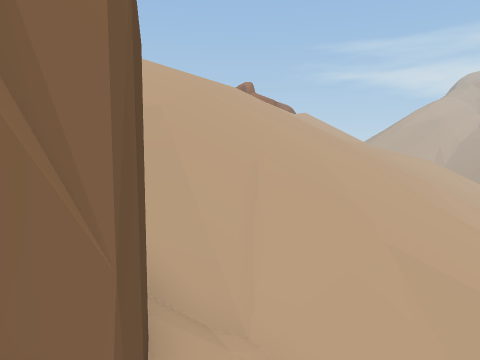
view 1 (above)

17 first-person views from a walk through a Unity game level. The camera is 1.5 m above the floor, tilts 4° down and sees 70° across. Doors are open. The floor is counted in squares, 2 m on a side. Each view is taken from the middle of a square. On the plan, view 1 faces up. The plan holds only what a view shows up to about 11 squares ahead; the rest is blank. The place goes on beyond the plan. The player is left out. Some animated figures are left out. Some surface patterns are stand-ins.

view 2
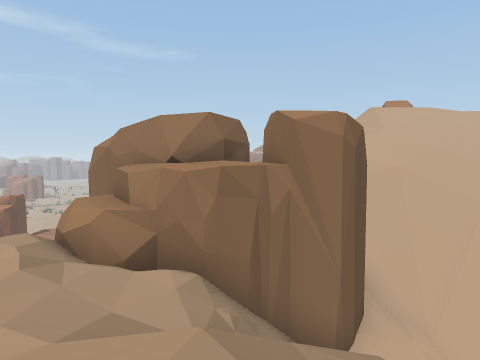

view 3
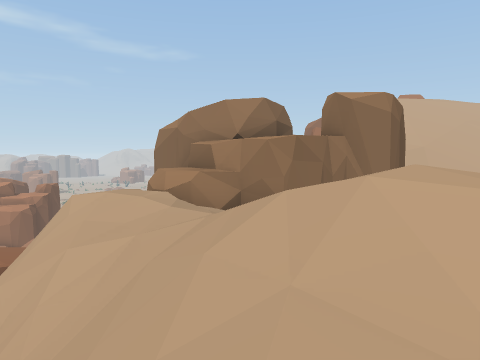

view 4
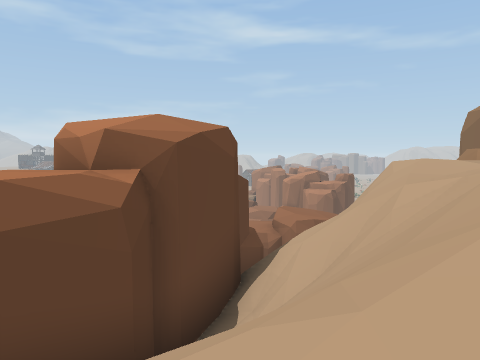

view 5
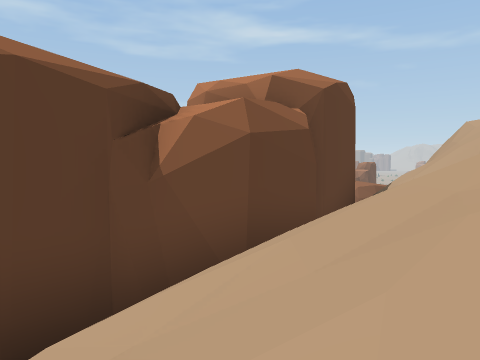

view 6
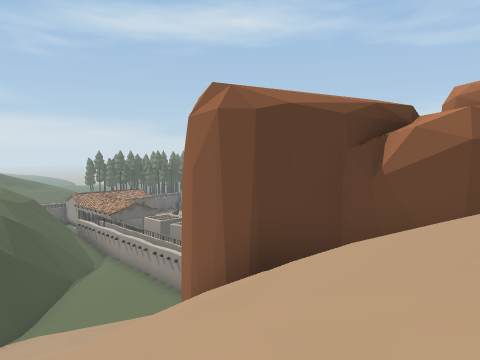

view 7
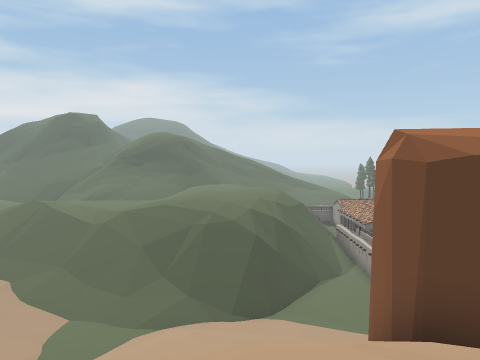

view 8
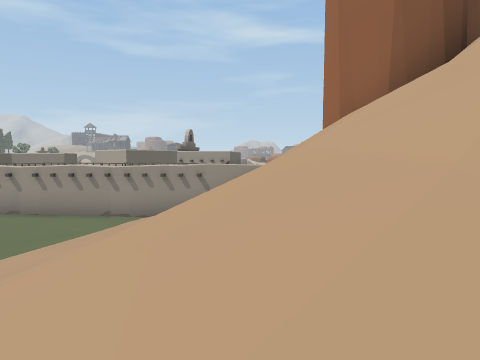

view 9
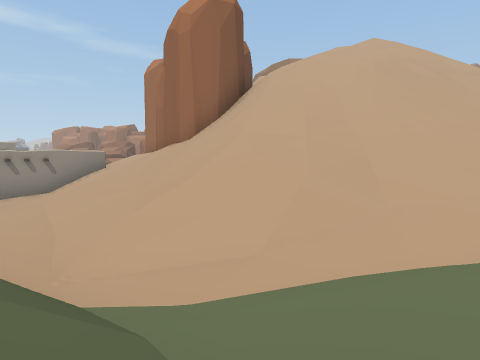

view 10
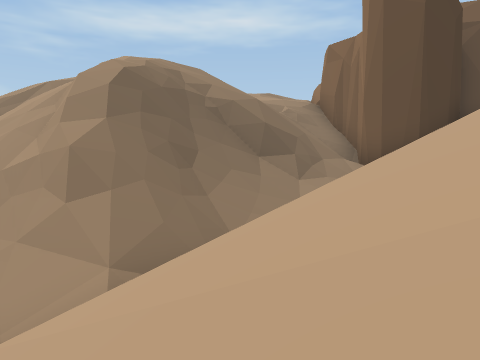

view 11
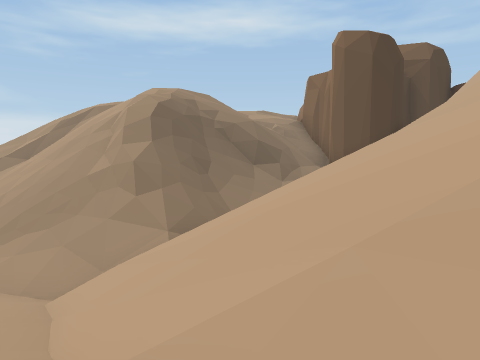

view 12
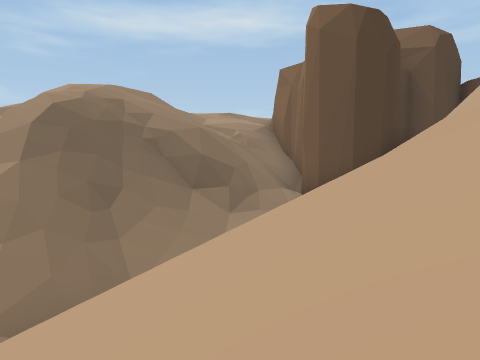

view 13
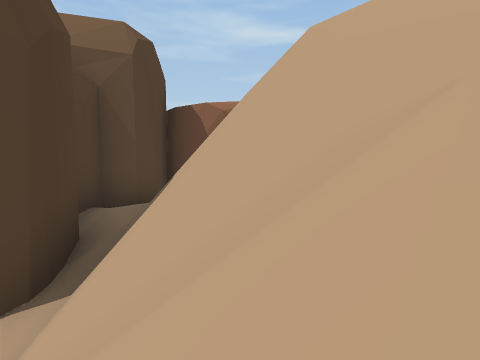

view 14
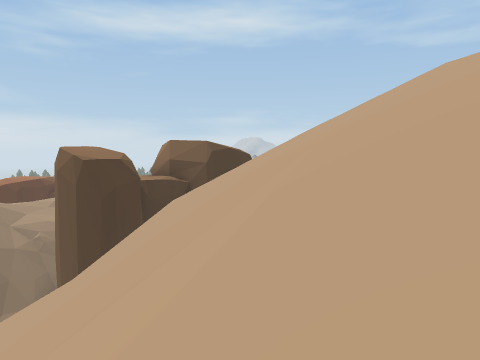

view 15
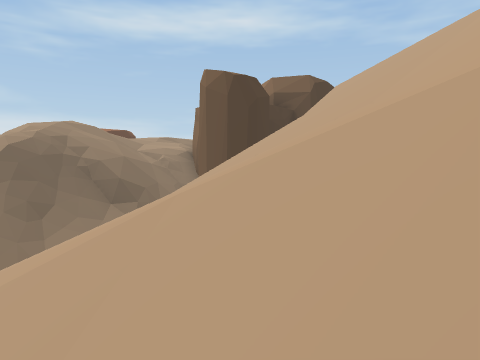

view 16
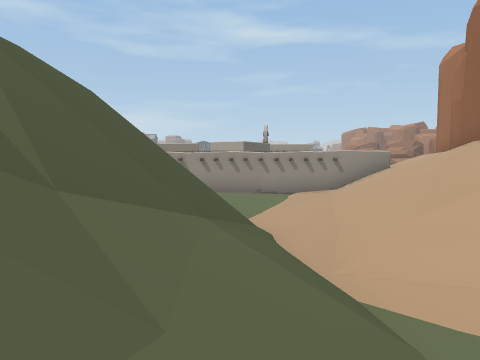

view 17
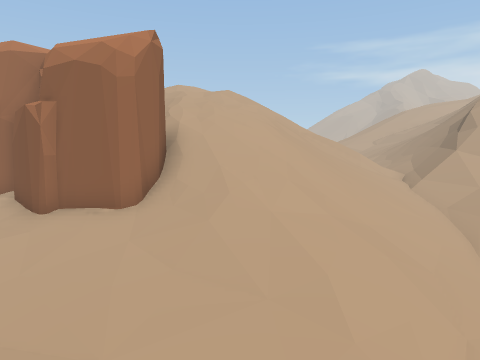

### Floor plan
Key: @ floor where view 1 was taken; # wall or solid block; . main floor; : floor 0.25 m higher than the main floor; + floor 2.25 m higher than the main floor; * floor 9.5 m higher than the main floor; % floor 10.25 m higher than the main floor; & floor 11.25 m higher than the main floor; $ floor 16.75 m higher than the main floor; / step, stairs or slope; = window, fence, low wall or low ledge; ^ raised ledge; v drop or lower ground.
Columns run from 7 left of view 1 to 9 right of it. Each row starts with its distance up from view 1.
 12       ////
 11    $//////////
 10    ///////////
  9     //////////
  8     /////////// /
  7     ///=////////
  6  ^  vvv=////////
  5  #  v##=////////
  4  ##^^##=////////
  3   ## ##/   /////
  2      ##/=///////
  1     ## /===//=//
  0   ###//@/=====//
 -1   =^/*/////////
 -2    %%//////////
 -3 ##=/%%%/&& ////
 -4 ### v///// //=/
 -5 ###  /////  ///
 -6   ####/////////
 -7      ##/ //////
 -8       ###////////
 -9     ##  #////////
-10     +#####///////
-11      /####///////
-12      ////////////
-13      ^//////////:
-14      #/////////.:
-15      #..///////..
-16      #......./...
-17      #....///////
-18      #.../#/////
-19      #.  #v////

Positions as (right, up) in squares from view 1, and headings:
1: (0, 0), facing up
2: (2, -3), facing up-left
3: (2, -5), facing up-left
4: (3, -6), facing left
5: (4, -8), facing left
6: (5, -7), facing down-left
7: (4, -6), facing down
8: (7, -13), facing left
9: (9, -17), facing up-left
10: (7, 6), facing down-left
11: (9, 8), facing down-left
12: (6, 7), facing down-left
13: (2, 6), facing left
14: (2, 12), facing down-left
15: (6, 11), facing down-left
16: (9, -17), facing left
17: (4, -19), facing up
